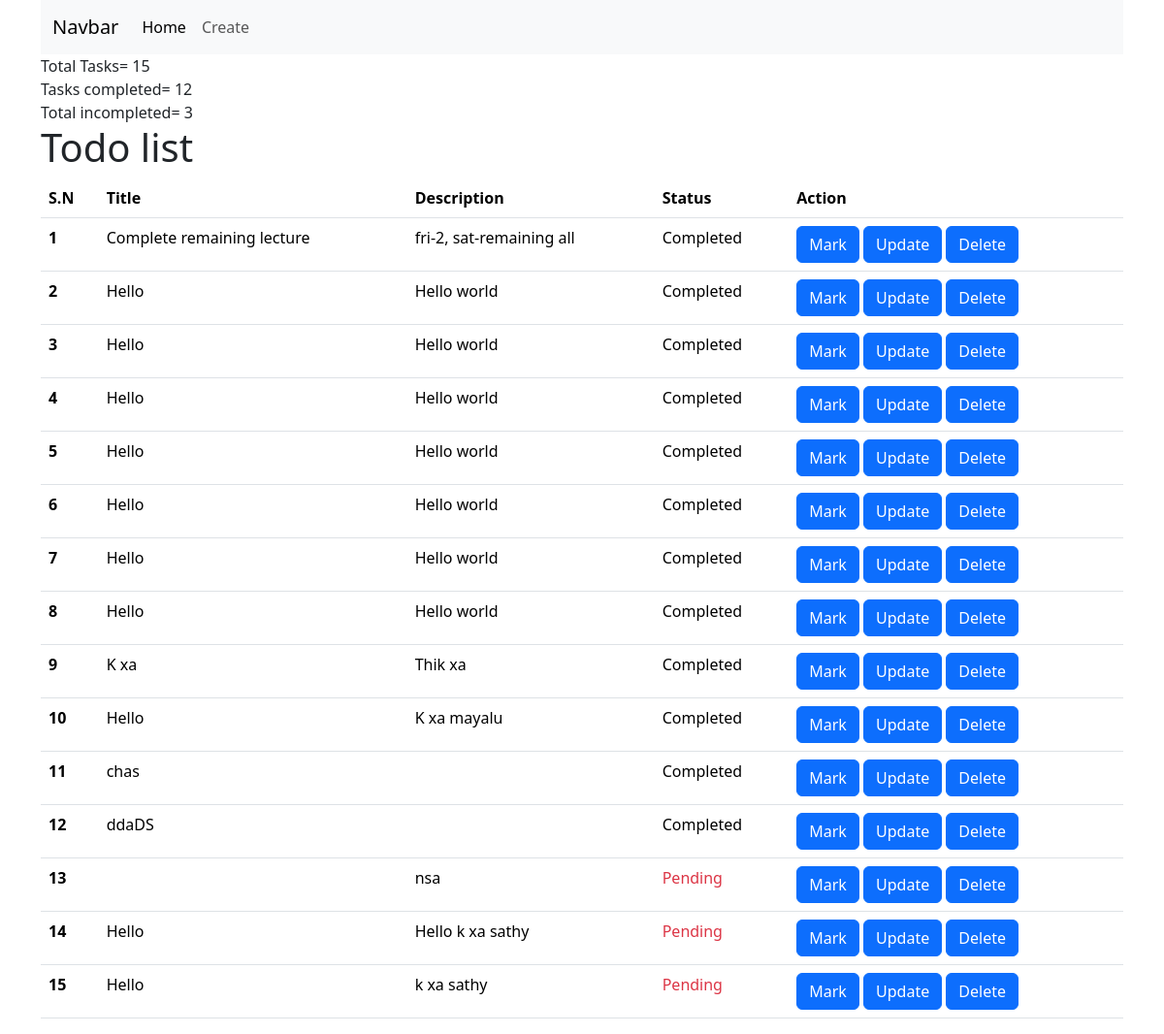
The app's page /, older data.
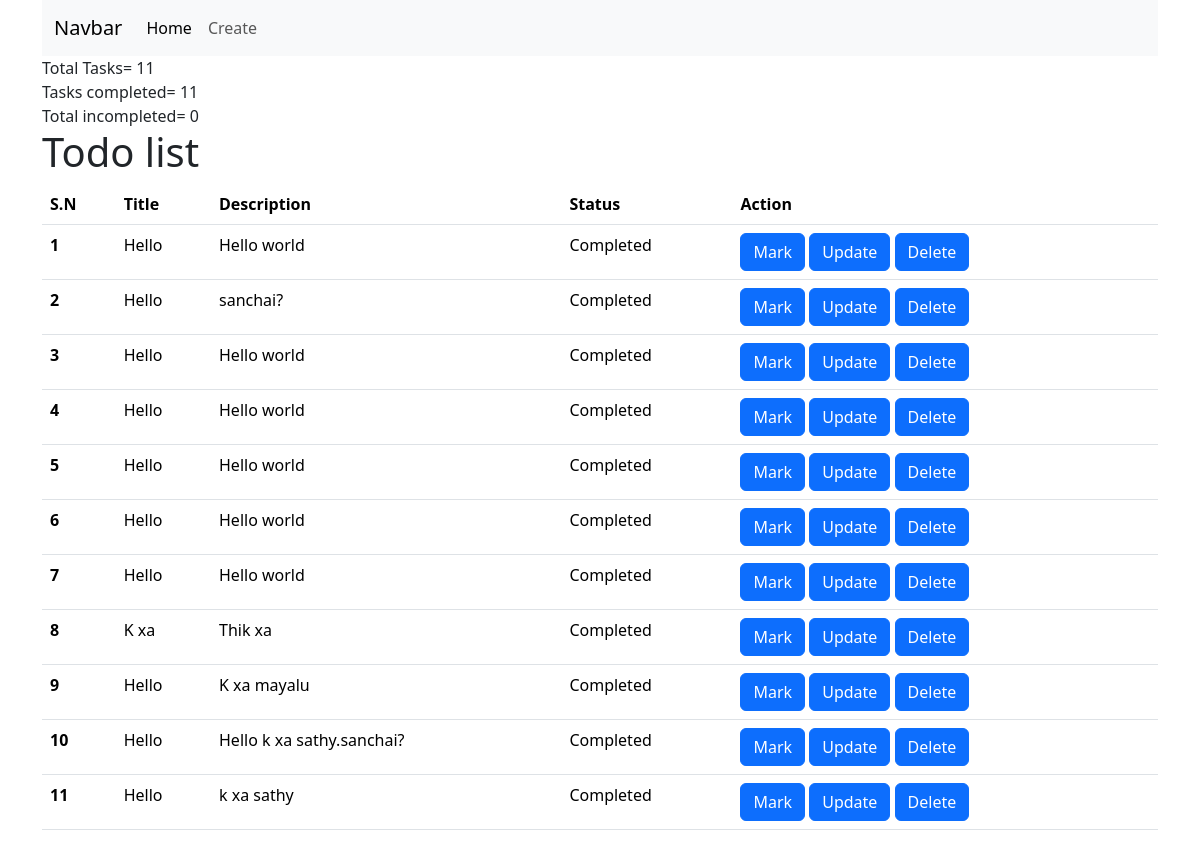
The same page, newer data.
### tofo/models.py (models this page shows)
class Task(models.Model):
    title= models.CharField( max_length=50)
    description = models.TextField()
    status=models.BooleanField(default=False)

### tofo/views.py (the view)
# urls.py: path("",index),
def index(request):
    tasks=Task.objects.all()
    context={
        'tasks':tasks,
        "total_tasks":tasks.count(),
        "tasks_completed":tasks.filter(status=True).count(),
        "tasks_incompleted":tasks.filter(status=False).count()
            }
    return render(request,'index.html',context)

### Templates/index.html (shortened to what this page needs)
{% extends "base.html" %}
{% block body %}
<span>Total Tasks= {{total_tasks}}</span>
<br>
<span>Tasks completed= {{tasks_completed}}</span>
<br>
<span>Total incompleted= {{tasks_incompleted}}</span>
<br>
<h1>Todo list</h1>
<table class="table">
    <thead>
        <tr>
        <th scope="col">S.N</th>
        <th scope="col">Title</th>
        <th scope="col">Description</th>
        <th scope="col">Status</th>
        <th scope="col">Action</th>
        </tr>
    </thead>
    <tbody>
        {% for task in tasks %}
        <tr>
        <th scope="row">{{forloop.counter}}</th>
        <td>{{task.title}}</td>
        <td>{{task.description}}</td>
        <td>
            {% if task.status %}
            <span class="text-sucess">Completed</span>
            {% else %}
            <span class="text-danger">Pending</span>
            {% endif %}
        </td>
        <td>
            <a class='btn btn-primary' href="task/{{task.id}}">Mark</a>
            <a class='btn btn-primary' href="task/{{task.id}}/edit">Update</a>
            <a class='btn btn-primary' href="task/{{task.id}}/delete">Delete</a>
        </td>
        </tr>
        {% endfor %}
    </tbody>
    </table>
    </div>
{% endblock body %}

### Templates/base.html (shortened to what this page needs)
<!DOCTYPE html>
<html lang="en">
<head>
    <link href="https://cdn.jsdelivr.net/npm/bootstrap@5.3.2/dist/css/bootstrap.min.css" rel="stylesheet">
</head>
<body>
  <div class='container'>
    <nav class="navbar navbar-expand-lg bg-body-tertiary">
        <div class="container-fluid">
          <a class="navbar-brand" href="#">Navbar</a>
          <div class="collapse navbar-collapse" id="navbarNav">
            <ul class="navbar-nav">
              <li class="nav-item">
                <a class="nav-link active" aria-current="page" href="/">Home</a>
              </li>
              <li class="nav-item">
                <a class="nav-link" href="/create-task">Create</a>
              </li>
            </ul>
          </div>
        </div>
      </nav>
      {% block body %}{% endblock body %}
</body>
</html>

Row changes from the older to the newer data that the page shows:
removed Task: title "Complete remaining lecture", description "fri-2, sat-remaining all", status "Completed"
removed Task: title "chas", status "Completed"
removed Task: title "ddaDS", status "Completed"
removed Task: description "nsa", status "Pending"
changed Task: description "Hello world" → "sanchai?"
changed Task: description "Hello k xa sathy" → "Hello k xa sathy.sanchai?"; status "Pending" → "Completed"
changed Task "k xa sathy": status "Pending" → "Completed"
Text that changed along with them:
{{ total_tasks }}: "15" → "11"
{{ tasks_completed }}: "12" → "11"
{{ tasks_incompleted }}: "3" → "0"
